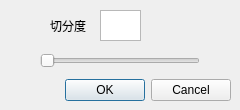
<?xml version="1.0" encoding="UTF-8"?>
<ui version="4.0">
 <class>addfastobj</class>
 <widget class="QDialog" name="addfastobj">
  <property name="geometry">
   <rect>
    <x>0</x>
    <y>0</y>
    <width>240</width>
    <height>110</height>
   </rect>
  </property>
  <property name="windowTitle">
   <string>Dialog</string>
  </property>
  <widget class="QDialogButtonBox" name="buttonBox">
   <property name="geometry">
    <rect>
     <x>10</x>
     <y>70</y>
     <width>221</width>
     <height>41</height>
    </rect>
   </property>
   <property name="orientation">
    <enum>Qt::Horizontal</enum>
   </property>
   <property name="standardButtons">
    <set>QDialogButtonBox::Cancel|QDialogButtonBox::Ok</set>
   </property>
  </widget>
  <widget class="QSlider" name="horizontalSlider">
   <property name="geometry">
    <rect>
     <x>40</x>
     <y>50</y>
     <width>160</width>
     <height>22</height>
    </rect>
   </property>
   <property name="value">
    <number>0</number>
   </property>
   <property name="tracking">
    <bool>false</bool>
   </property>
   <property name="orientation">
    <enum>Qt::Horizontal</enum>
   </property>
   <property name="invertedAppearance">
    <bool>false</bool>
   </property>
  </widget>
  <widget class="QTextEdit" name="textEdit">
   <property name="geometry">
    <rect>
     <x>100</x>
     <y>10</y>
     <width>41</width>
     <height>31</height>
    </rect>
   </property>
  </widget>
  <widget class="QLabel" name="label">
   <property name="geometry">
    <rect>
     <x>50</x>
     <y>20</y>
     <width>54</width>
     <height>12</height>
    </rect>
   </property>
   <property name="text">
    <string>切分度</string>
   </property>
  </widget>
 </widget>
 <resources/>
 <connections>
  <connection>
   <sender>buttonBox</sender>
   <signal>accepted()</signal>
   <receiver>addfastobj</receiver>
   <slot>accept()</slot>
   <hints>
    <hint type="sourcelabel">
     <x>248</x>
     <y>254</y>
    </hint>
    <hint type="destinationlabel">
     <x>157</x>
     <y>274</y>
    </hint>
   </hints>
  </connection>
  <connection>
   <sender>buttonBox</sender>
   <signal>rejected()</signal>
   <receiver>addfastobj</receiver>
   <slot>reject()</slot>
   <hints>
    <hint type="sourcelabel">
     <x>316</x>
     <y>260</y>
    </hint>
    <hint type="destinationlabel">
     <x>286</x>
     <y>274</y>
    </hint>
   </hints>
  </connection>
 </connections>
</ui>
